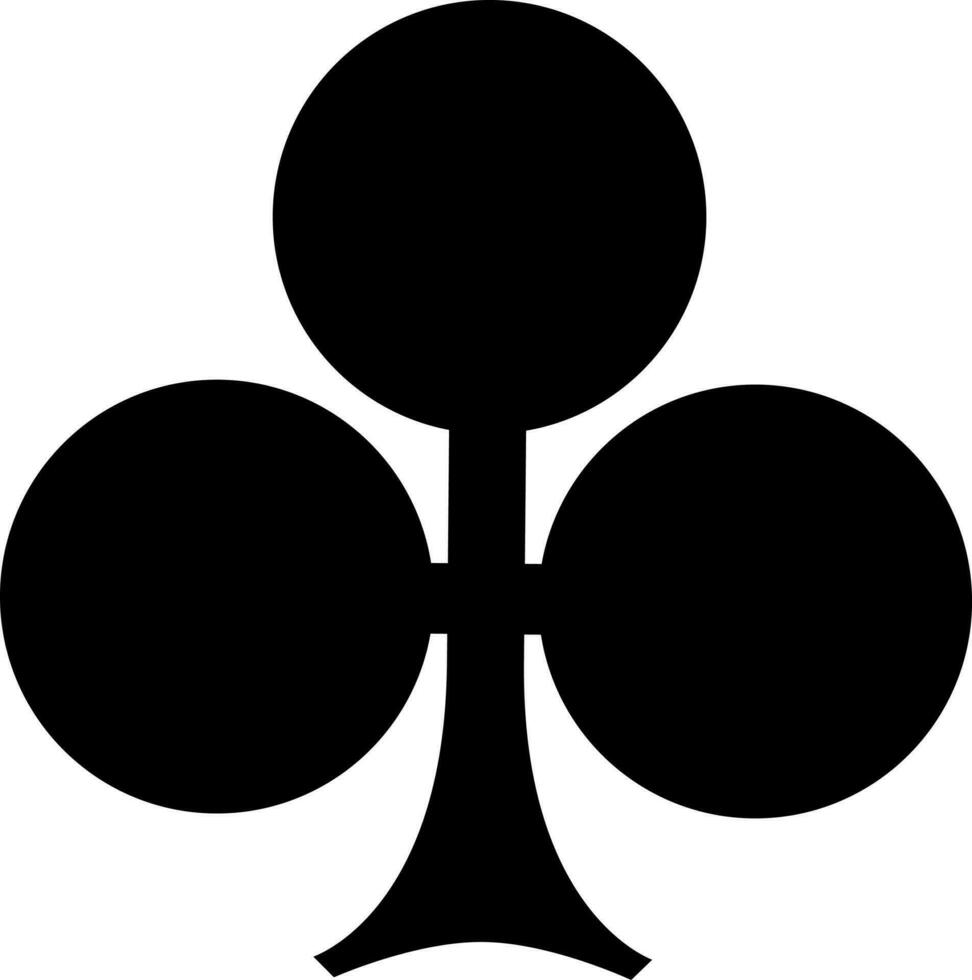
#> input picture src/suits/clubs.jpg, 972 x 980 px
$ python main.py
#> lines starting #> are read from the running program, lines starting #| are printed output that depends on the picture; after the words box and inside, x2 and y2 are one past the last pixel; in counts of white or black regions, pixels touching at a corner belong together
# TODO
# 0. DONE Попробовать применить морфологию к адаптивному порогу
# 1. DONE Пофиксить изменение перспективы
# 2.  - Ввести определение на основе ключевых точек

import glob
import math
import typing
import pathlib
import cv2 as cv
import numpy as np
from tqdm.auto import tqdm
import matplotlib.pyplot as plt

WINDOW_NAME = "frame"


def load_suits():
    """Load suits templates"""
    # Initiate ORB detector
    orb = cv.ORB_create()

    # For template data
    suit_templates = {}
    suit_keypoints = {}
    suit_descriptors = {}

    # Extract templates
    suit_paths = pathlib.Path("suits").glob("*.jpg")
    for suit_path in suit_paths:
        name = suit_path.name[:-4]
        template = cv.imread(suit_path, cv.IMREAD_GRAYSCALE)
#> template is the input picture: shape (980, 972); min 0, max 255, mean 119.9
        template = cv.resize(template, (200, 200))
#> template: shape (200, 200)
        template = cv.bitwise_not(template)
        ret, template = cv.threshold(template, 100, 255, cv.THRESH_BINARY)
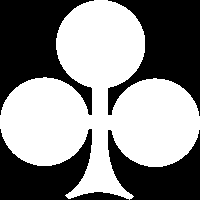
#> template: shape (200, 200); 53.1% white; 4 black regions, box (x1, y1, x2, y2) and area: (0, 0, 94, 115) 5734, (108, 0, 200, 116) 5702, (0, 129, 129, 200) 3842, (108, 130, 200, 200) 3498
        kp = orb.detect(template, None)
#> kp = 127 keypoints; strongest (x, y, size): (109, 112, 44.6), (89, 112, 44.6), (89, 88, 44.6), (89, 131, 44.6)
        kp, des = orb.compute(template, kp)
        template = cv.drawKeypoints(template, kp, None, color=(0, 255, 0), flags=0)
#> template: shape (200, 200, 3)

        suit_templates[name] = template
        suit_keypoints[name] = kp
        suit_descriptors[name] = des
#> pass 2 of the loop in load_suits, `for suit_path in suit_paths:`:
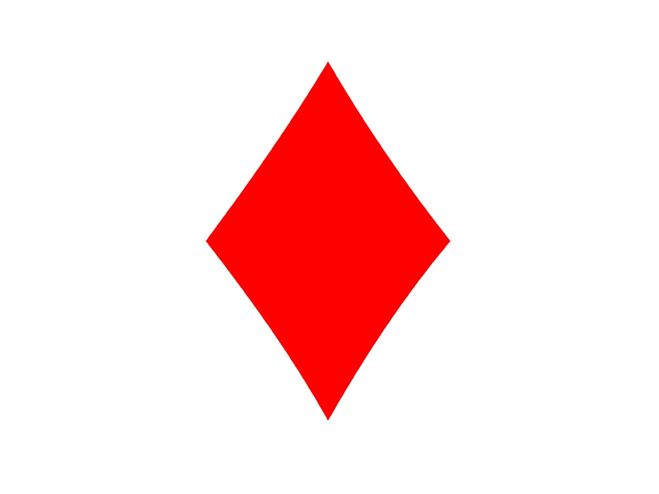
#> input picture src/suits/diamonds.jpg, 659 x 494 px
#> in load_suits, `template = cv.resize(template, (200, 200))`:
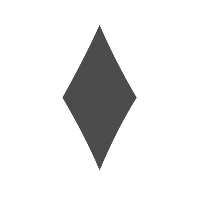
#> template: shape (200, 200); min 67, max 255, mean 232
#> in load_suits, `ret, template = cv.threshold(template, 100, 255, cv.THRESH_BINARY)`:
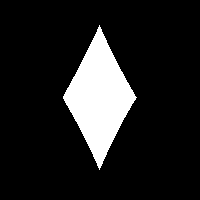
#> template: shape (200, 200); 12.8% white; 1 white region, box (x1, y1, x2, y2) and area: (63, 25, 137, 170) 5124
#> in load_suits, `kp = orb.detect(template, None)`: kp = 18 keypoints; strongest (x, y, size): (136, 97, 37.2), (135, 96, 44.6), (134, 99, 44.6), (135, 97, 53.6)
#> pass 3 of the loop in load_suits, `for suit_path in suit_paths:`:
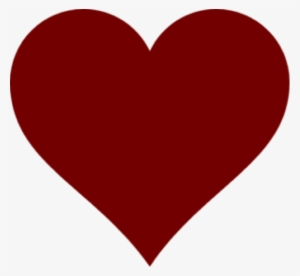
#> input picture src/suits/hearts.jpg, 300 x 276 px
#> in load_suits, `template = cv.bitwise_not(template)`:
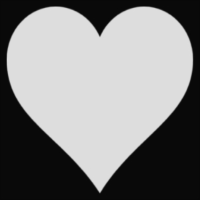
#> template: shape (200, 200); min 8, max 222, mean 129.6
#> in load_suits, `ret, template = cv.threshold(template, 100, 255, cv.THRESH_BINARY)`:
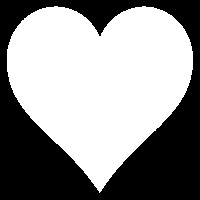
#> template: shape (200, 200); 57% white; 1 black region, box (x1, y1, x2, y2) and area: (0, 0, 200, 200) 17195
#> in load_suits, `kp = orb.detect(template, None)`: kp = 34 keypoints; strongest (x, y, size): (157, 128, 31), (155, 130, 31), (160, 126, 37.2), (155, 131, 37.2)

    return suit_templates, suit_keypoints, suit_descriptors


def main():
    """Main function"""
    prev_tick_count = cv.getTickCount()

    # Load suits
    suit_templates, suit_keypoints, suit_descriptors = load_suits()
#> suit_templates = 3 items; suit_keypoints = 3 items; suit_descriptors = 3 items
    cv.imshow("Playing Card Suits", np.hstack(list(suit_templates.values())))
    cv.waitKey(0)
    cv.destroyAllWindows()

    # Initiate ORB detector and brute-force descriptor matcher
    orb = cv.ORB_create()
    bf = cv.BFMatcher(cv.NORM_HAMMING)

    cap = cv.VideoCapture(0)
    while cap.isOpened():
        # Load card
        ret, frame = cap.read()
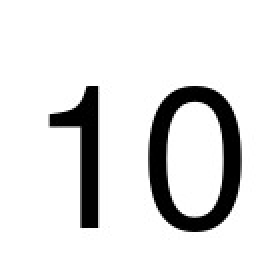
#> input picture src/numbers/10.jpg, 140 x 140 px, given in place of the camera (shown 2 times larger)
#> frame is the input picture: shape (140, 140, 3); min 0, max 255, mean 226.6

        # Bilateral filter to remove noise
        frame = cv.bilateralFilter(frame, d=9, sigmaColor=75, sigmaSpace=75)

        # CARD SEARCH
        # Thresholding
        image_gray = cv.cvtColor(frame, cv.COLOR_BGR2GRAY)
        image_blurred = cv.GaussianBlur(
            src=image_gray,
            ksize=(3, 3),
            sigmaX=0
        )

        # Static threshold for card detection
        ret, binary_thresh = cv.threshold(image_blurred, 180, 255, cv.THRESH_BINARY)
#> binary_thresh: shape (140, 140); 87.7% white; 2 black regions, box (x1, y1, x2, y2) and area: (74, 43, 121, 116) 1571, (24, 43, 50, 114) 838

        # Contours search
        contours, hierarchy = cv.findContours(
            image=binary_thresh,
            mode=cv.RETR_EXTERNAL,
            method=cv.CHAIN_APPROX_SIMPLE
        )
#> contours = [[[0, 0], [0, 139], [139, 139], [139, 0]]]

        # Remove too little contours
        contours = list(filter(lambda x: cv.contourArea(x) >= 500, contours))

        # Remove non-rectangle contours
        rectangle_contours = []
        for index, cnt in enumerate(contours):
            epsilon = 0.1 * cv.arcLength(cnt, True)
            approx = cv.approxPolyDP(cnt, epsilon, True)

            if len(approx) == 4:
                rectangle_contours.append(cnt)
#> this loop made 1 pass
#> (epsilon, approx) on pass 1: (55.6, [[0, 0], [0, 139], [139, 139], [139, 0]])
#> after the loop, rectangle_contours = [[[0, 0], [0, 139], [139, 139], [139, 0]]]

        cv.drawContours(frame, rectangle_contours, -1, (0, 255, 0), 3)
#> frame: shape (140, 140, 3); mean B, G, R 205.3, 226.7, 205.3

        # CARD IDENTIFICATION
        # Adaptive thresh for identifying card value and suit
        adaptive_thresh = cv.adaptiveThreshold(
            src=image_gray,
            maxValue=200,
            adaptiveMethod=cv.ADAPTIVE_THRESH_GAUSSIAN_C,
            thresholdType=cv.THRESH_BINARY,
            blockSize=15,
            C=2
        )
#> adaptive_thresh: shape (140, 140); values 0 (black) and 200 (white), 88.9% white; 2 black regions, box (x1, y1, x2, y2) and area: (74, 43, 121, 116) 1440, (24, 43, 49, 114) 738

        # Apply erosion for better rank and suit visibility
        cv.morphologyEx(adaptive_thresh, cv.MORPH_ERODE, (9, 9), adaptive_thresh)
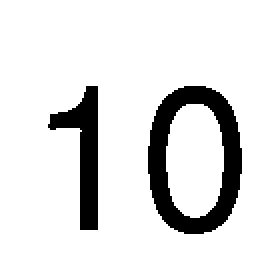
#> adaptive_thresh: shape (140, 140) (shown 2 times larger); values 0 (black) and 200 (white), 88.4% white; 2 black regions, box (x1, y1, x2, y2) and area: (74, 43, 121, 117) 1516, (24, 43, 49, 115) 764

        # Value and suit matching
        card_suit_matches = []
        for cnt in rectangle_contours:
            # Define bounding box for matching optimization
            x, y, w, h = cv.boundingRect(cnt)
            cv.rectangle(frame, (x, y), (x + w, y + h), (155, 0, 155), 2)

            # Minimal bounding box coordinates for destination perspective
            dst_pts = np.array([
                [x, y], [x+w, y],
                [x+w, y+h], [x, y+h]
            ], np.float32)

            # Taking approximate corners
            epsilon = 0.1 * cv.arcLength(cnt, True)
            approx = cv.approxPolyDP(cnt, epsilon, True)

            # Ordering roi corners clockwise
            corners = approx[:, 0, :].copy()
            roi_pts = np.zeros((4, 2), np.float32)

            s = corners.sum(axis=1)
            roi_pts[0] = corners[np.argmin(s)]
            roi_pts[2] = corners[np.argmax(s)]

            diff = np.diff(corners, axis=1)
            roi_pts[1] = corners[np.argmin(diff)]
            roi_pts[3] = corners[np.argmax(diff)]

            # Perform perspective transform
            mat = cv.getPerspectiveTransform(roi_pts, dst_pts)
            roi = cv.warpPerspective(adaptive_thresh.copy(), mat, (adaptive_thresh.shape[::-1]))[y:y + h, x:x + w]

            # Detect key points and descriptors
            kp = orb.detect(roi, None)
            kp, des = orb.compute(roi, kp)
            roi = cv.drawKeypoints(roi, kp, None, color=(0, 255, 0), flags=0)
            cv.imshow("roi", roi)

            # Suit matching
            best_correct_suit_matches_count = 0
            best_correct_suit_match = None
            for suit_key, suit_des in suit_descriptors.items():
                matches = bf.knnMatch(des, suit_des, k=2)
                correct_matches = []
                for m, n in matches:
                    if m.distance < 0.75 * n.distance:
                        correct_matches.append(m)

                if len(correct_matches) > best_correct_suit_matches_count:
                    best_correct_suit_matches_count = len(correct_matches)
                    best_correct_suit_match = suit_key

            # Save matching data
            card_suit_matches.append(best_correct_suit_match)
#> this loop made 1 pass
#> (x, y, w, h, dst_pts, epsilon, corners) on pass 1: (0, 0, 140, 140, [[0, 0], [140, 0], [140, 140], [0, 140]], 55.6, [[0, 0], [0, 139], [139, 139], [139, 0]])
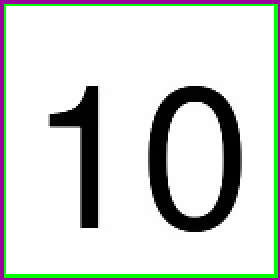
#> frame: shape (140, 140, 3) (shown 2 times larger); mean B, G, R 211.9, 215.9, 211.9
#> after the loop, card_suit_matches = 1 item

        # Find centroids to mark cards
        for index, cnt in enumerate(rectangle_contours):
            M = cv.moments(cnt)
            cx = int(M['m10'] / M['m00'])
            cy = int(M['m01'] / M['m00'])

            cv.putText(
                frame,
                f"#{index}: {card_suit_matches[index]}",
                (cx-5, cy-5),
                cv.FONT_HERSHEY_SIMPLEX,
                0.5,
                (255, 0, 0),
                2
            )
#> this loop made 1 pass
#> (cnt, cx, cy) on pass 1: ([[0, 0], [0, 139], [139, 139], [139, 0]], 69, 69)
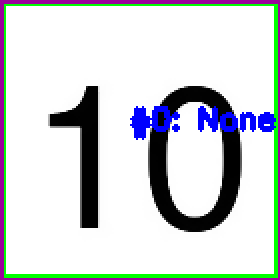
#> frame: shape (140, 140, 3) (shown 2 times larger); 2.61% of pixels changed, all inside (x1, y1, x2, y2) = (65, 53, 138, 70)

        # Image comments
        binary_thresh = cv.cvtColor(binary_thresh, cv.COLOR_GRAY2BGR)
        cv.putText(
            binary_thresh,
            "Binary",
            (10, 30),
            cv.FONT_HERSHEY_SIMPLEX,
            1,
            (0, 255, 0),
            2
        )
#> binary_thresh: shape (140, 140, 3); mean B, G, R 214.2, 223.7, 214.2

        adaptive_thresh = cv.cvtColor(adaptive_thresh, cv.COLOR_GRAY2BGR)
        cv.putText(
            adaptive_thresh,
            "Adaptive",
            (10, 30),
            cv.FONT_HERSHEY_SIMPLEX,
            1,
            (0, 255, 0),
            2
        )
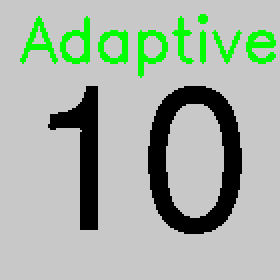
#> adaptive_thresh: shape (140, 140, 3) (shown 2 times larger); mean B, G, R 166.6, 179.5, 166.6

        # Log FPS data
        current_tick_count = cv.getTickCount()
        frames_per_second = round(1 / ((current_tick_count - prev_tick_count) / cv.getTickFrequency()))
#> frames_per_second = 7
        prev_tick_count = current_tick_count
#> prev_tick_count = 74537596441
        cv.putText(
            frame,
            f"FPS: {frames_per_second}",
            (10, 30),
            cv.FONT_HERSHEY_SIMPLEX,
            1,
            (255, 0, 0),
            2
        )
#> frame: shape (140, 140, 3); 3.12% of pixels changed, all inside (x1, y1, x2, y2) = (13, 8, 114, 32)

        result = np.hstack([frame, binary_thresh, adaptive_thresh])
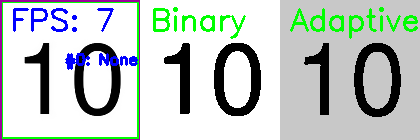
#> result: shape (140, 420, 3); mean B, G, R 198.2, 202.1, 193.3
        cv.imshow("card", result)
        if cv.waitKey(20) == ord("s"):
#> (key Esc is pressed here)
            print("Camera Stopped")
            break

    cap.release()
    cv.destroyAllWindows()


if __name__ == "__main__":
    main()
